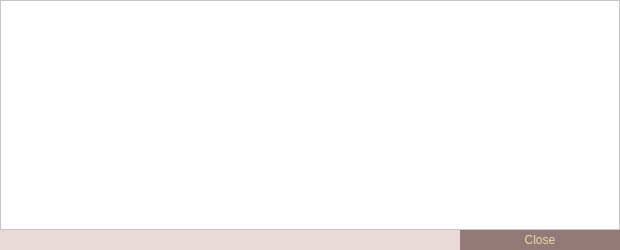
<?xml version="1.0" encoding="UTF-8"?>
<ui version="4.0">
 <class>TransactionDescDialog</class>
 <widget class="QDialog" name="TransactionDescDialog">
  <property name="geometry">
   <rect>
    <x>0</x>
    <y>0</y>
    <width>620</width>
    <height>250</height>
   </rect>
  </property>
  <property name="palette">
   <palette>
    <active>
     <colorrole role="Button">
      <brush brushstyle="SolidPattern">
       <color alpha="255">
        <red>233</red>
        <green>217</green>
        <blue>216</blue>
       </color>
      </brush>
     </colorrole>
     <colorrole role="Base">
      <brush brushstyle="SolidPattern">
       <color alpha="255">
        <red>233</red>
        <green>217</green>
        <blue>216</blue>
       </color>
      </brush>
     </colorrole>
     <colorrole role="Window">
      <brush brushstyle="SolidPattern">
       <color alpha="255">
        <red>233</red>
        <green>217</green>
        <blue>216</blue>
       </color>
      </brush>
     </colorrole>
    </active>
    <inactive>
     <colorrole role="Button">
      <brush brushstyle="SolidPattern">
       <color alpha="255">
        <red>233</red>
        <green>217</green>
        <blue>216</blue>
       </color>
      </brush>
     </colorrole>
     <colorrole role="Base">
      <brush brushstyle="SolidPattern">
       <color alpha="255">
        <red>233</red>
        <green>217</green>
        <blue>216</blue>
       </color>
      </brush>
     </colorrole>
     <colorrole role="Window">
      <brush brushstyle="SolidPattern">
       <color alpha="255">
        <red>233</red>
        <green>217</green>
        <blue>216</blue>
       </color>
      </brush>
     </colorrole>
    </inactive>
    <disabled>
     <colorrole role="Button">
      <brush brushstyle="SolidPattern">
       <color alpha="255">
        <red>233</red>
        <green>217</green>
        <blue>216</blue>
       </color>
      </brush>
     </colorrole>
     <colorrole role="Base">
      <brush brushstyle="SolidPattern">
       <color alpha="255">
        <red>233</red>
        <green>217</green>
        <blue>216</blue>
       </color>
      </brush>
     </colorrole>
     <colorrole role="Window">
      <brush brushstyle="SolidPattern">
       <color alpha="255">
        <red>233</red>
        <green>217</green>
        <blue>216</blue>
       </color>
      </brush>
     </colorrole>
    </disabled>
   </palette>
  </property>
  <property name="windowTitle">
   <string>Transaction details</string>
  </property>
  <layout class="QVBoxLayout" name="verticalLayout">
   <property name="spacing">
    <number>0</number>
   </property>
   <property name="margin">
    <number>0</number>
   </property>
   <item>
    <widget class="QTextEdit" name="detailText">
     <property name="palette">
      <palette>
       <active>
        <colorrole role="Base">
         <brush brushstyle="SolidPattern">
          <color alpha="255">
           <red>255</red>
           <green>255</green>
           <blue>255</blue>
          </color>
         </brush>
        </colorrole>
        <colorrole role="Window">
         <brush brushstyle="SolidPattern">
          <color alpha="255">
           <red>255</red>
           <green>255</green>
           <blue>255</blue>
          </color>
         </brush>
        </colorrole>
       </active>
       <inactive>
        <colorrole role="Base">
         <brush brushstyle="SolidPattern">
          <color alpha="255">
           <red>255</red>
           <green>255</green>
           <blue>255</blue>
          </color>
         </brush>
        </colorrole>
        <colorrole role="Window">
         <brush brushstyle="SolidPattern">
          <color alpha="255">
           <red>255</red>
           <green>255</green>
           <blue>255</blue>
          </color>
         </brush>
        </colorrole>
       </inactive>
       <disabled>
        <colorrole role="Base">
         <brush brushstyle="SolidPattern">
          <color alpha="255">
           <red>255</red>
           <green>255</green>
           <blue>255</blue>
          </color>
         </brush>
        </colorrole>
        <colorrole role="Window">
         <brush brushstyle="SolidPattern">
          <color alpha="255">
           <red>255</red>
           <green>255</green>
           <blue>255</blue>
          </color>
         </brush>
        </colorrole>
       </disabled>
      </palette>
     </property>
     <property name="toolTip">
      <string>This pane shows a detailed description of the transaction</string>
     </property>
     <property name="readOnly">
      <bool>true</bool>
     </property>
    </widget>
   </item>
   <item>
    <widget class="QDialogButtonBox" name="buttonBox">
     <property name="styleSheet">
      <string notr="true">QPushButton {
	background-color: #947978;
	color: #e9d9a4;
	border: 0px solid gray;
	max-height: 20px;
	min-height: 20px;
	max-width: 160px;
	min-width: 160px;
}

QPushButton:hover {
	background-color: #d78a20;
}

QPushButton:pressed:flat {
	background-color: #d78a20;
}</string>
     </property>
     <property name="orientation">
      <enum>Qt::Horizontal</enum>
     </property>
     <property name="standardButtons">
      <set>QDialogButtonBox::Close</set>
     </property>
    </widget>
   </item>
  </layout>
 </widget>
 <resources/>
 <connections>
  <connection>
   <sender>buttonBox</sender>
   <signal>accepted()</signal>
   <receiver>TransactionDescDialog</receiver>
   <slot>accept()</slot>
   <hints>
    <hint type="sourcelabel">
     <x>248</x>
     <y>254</y>
    </hint>
    <hint type="destinationlabel">
     <x>157</x>
     <y>274</y>
    </hint>
   </hints>
  </connection>
  <connection>
   <sender>buttonBox</sender>
   <signal>rejected()</signal>
   <receiver>TransactionDescDialog</receiver>
   <slot>reject()</slot>
   <hints>
    <hint type="sourcelabel">
     <x>316</x>
     <y>260</y>
    </hint>
    <hint type="destinationlabel">
     <x>286</x>
     <y>274</y>
    </hint>
   </hints>
  </connection>
 </connections>
</ui>
